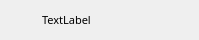
<?xml version="1.0" encoding="UTF-8"?>
<ui version="4.0">
 <class>GroupChatItem</class>
 <widget class="QWidget" name="GroupChatItem">
  <property name="geometry">
   <rect>
    <x>0</x>
    <y>0</y>
    <width>199</width>
    <height>40</height>
   </rect>
  </property>
  <property name="minimumSize">
   <size>
    <width>199</width>
    <height>40</height>
   </size>
  </property>
  <property name="maximumSize">
   <size>
    <width>199</width>
    <height>40</height>
   </size>
  </property>
  <property name="windowTitle">
   <string>Form</string>
  </property>
  <widget class="QPushButton" name="pb_icon">
   <property name="geometry">
    <rect>
     <x>0</x>
     <y>0</y>
     <width>40</width>
     <height>40</height>
    </rect>
   </property>
   <property name="text">
    <string/>
   </property>
   <property name="iconSize">
    <size>
     <width>40</width>
     <height>40</height>
    </size>
   </property>
   <property name="flat">
    <bool>true</bool>
   </property>
  </widget>
  <widget class="QLabel" name="lb_name">
   <property name="geometry">
    <rect>
     <x>42</x>
     <y>10</y>
     <width>151</width>
     <height>20</height>
    </rect>
   </property>
   <property name="font">
    <font>
     <family>微软雅黑</family>
     <pointsize>8</pointsize>
    </font>
   </property>
   <property name="text">
    <string>TextLabel</string>
   </property>
  </widget>
 </widget>
 <resources/>
 <connections/>
</ui>
